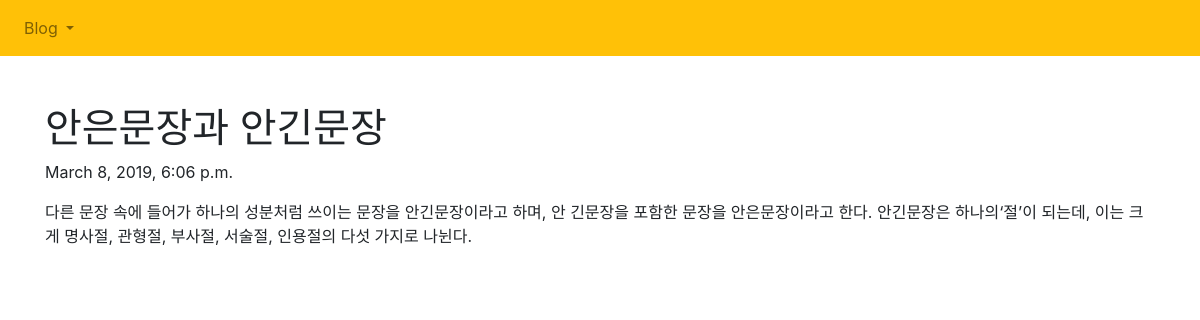
Page /blog/2 on the committed database.
### blogapp/models.py (models this page shows, shortened)
class Blog(models.Model):
    title = models.CharField(max_length=200)
    pub_date = models.DateTimeField('date published')
    body = models.TextField()

### blogapp/views.py (the view)
# urls.py: path('blog/<int:blog_id>', blogapp.views.detail, name="detail"),
def detail(request, blog_id):
    details = get_object_or_404(Blog, pk=blog_id)
    return render(request, 'detail.html', {'details': details})

### blogapp/templates/detail.html (shortened to what this page needs)
<!DOCTYPE html>
<html lang="en">
  <head>
    <link
      rel="stylesheet"
      href="https://maxcdn.bootstrapcdn.com/bootstrap/4.0.0/css/bootstrap.min.css"
    />
  </head>
  <body>
    <nav class="navbar navbar-expand-lg navbar-light bg-warning">
      <div class="collapse navbar-collapse" id="navbarSupportedContent">
        <ul class="navbar-nav mr-auto">
          <li class="nav-item dropdown">
            <a
              class="nav-link dropdown-toggle"
              href="#"
              id="navbarDropdown"
              role="button"
              data-toggle="dropdown"
              aria-haspopup="true"
              aria-expanded="false"
            >
              Blog
            </a>
          </li>
        </ul>
      </div>
    </nav>
    <div class="container">
      <br /><br />
      <h1>{{ details.title }}</h1>
      <p>{{ details.pub_date }}</p>
      <p>{{ details.body }}</p>
    </div>
  </body>
</html>

### rows in the picture
Blog: title "안은문장과 안긴문장", pub_date "March 8, 2019, 6:06 p.m.", body "다른 문장 속에 들어가 하나의 성분처럼 쓰이는 문장을 안긴문장이라고 하며, 안 긴문장을 포함한 문장을 안은문장이라고 한다. 안긴문장은 하나의‘절’이 되는데, 이는 크게 명사절, 관형절, 부사절, 서술절, 인용절의 다섯 가지로 나뉜다."
